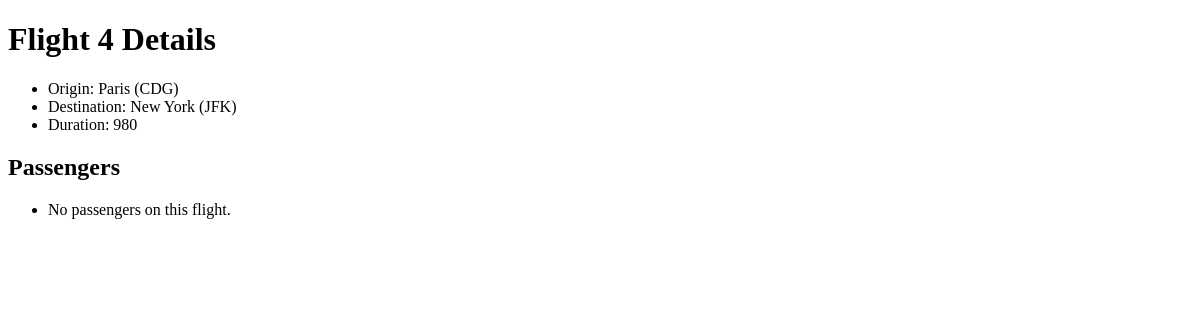
Before: /flights/4 with the older database file.
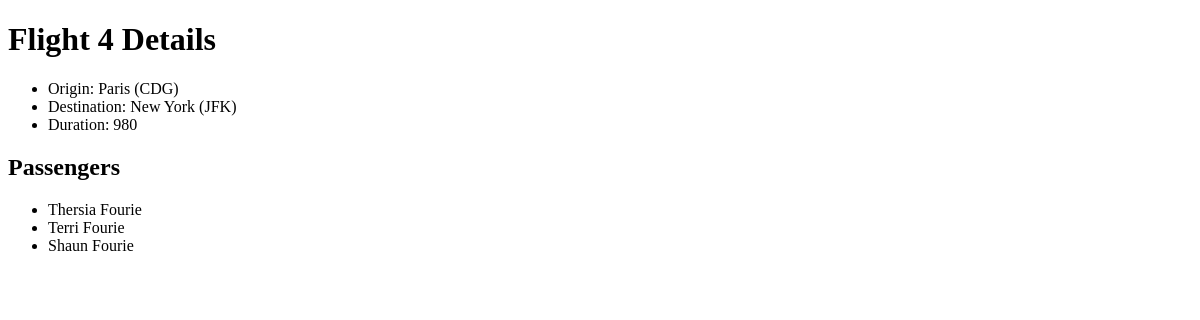
After: the same page with the newer database file.
### flights/models.py (models this page shows)
class Passenger(models.Model):
    first_name = models.CharField(max_length=64)
    last_name = models.CharField(max_length=64)
    flights = models.ManyToManyField(Flight, blank=True, related_name='passengers')
    ''' This class defines a Passenger model with fields for first name and last name.
        It also establishes a many-to-many relationship with the Flight model, allowing passengers to be associated with multiple flights.
        The related_name 'passengers' allows access to all passengers associated with a specific flight. '''
    def __str__(self):
        return f"{self.first_name} {self.last_name}"

### flights/views.py (the view)
# urls.py: path("<int:flight_id>", views.flight, name="flight"),
def flight(request, flight_id):
    flight = Flight.objects.get(pk=flight_id) # pk(primary key) Get the flight with the given ID
    return render(request, "flights/flight.html", {
        "flight": flight , # Pass the flight object to the template
        "passengers": flight.passengers.all() # Fetch all passengers associated with the flight
    })

### flights/models.py (called while the page is built)
    def __str__(self):
        return f"{self.city} ({self.code})"

### flights/templates/flights/flight.html
{% extends "flights/layout.html" %}
{% block body %}
    <h1>Flight {{ flight.id }} Details</h1>
    <ul>
        <li>Origin: {{flight.origin}}</li>
        <li>Destination: {{flight.destination}}</li>
        <li>Duration: {{flight.duration}}</li>
    </ul>
    <h2>Passengers</h2>
    <ul>
        {% for passenger in passengers %}
            <li>{{ passenger }}</li>
        {% empty %}
            <li>No passengers on this flight.</li>
        {% endfor %}
    </ul>
{% endblock %}

Changed rows visible on the page:
added Passenger: first_name+last_name "Thersia Fourie"
added Passenger: first_name+last_name "Terri Fourie"
added Passenger: first_name+last_name "Shaun Fourie"
Other visible differences:
text no longer shown: "No passengers on this flight."
